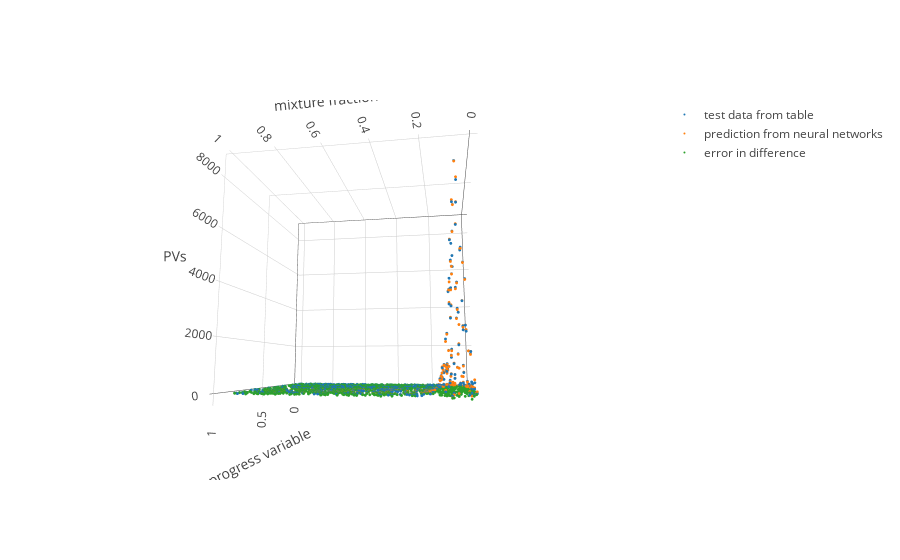

Write notebook code for a chart like this one.
### Markdown cell above
## interactive plot

### Code cell
#@title Default title text
species = 'PVs' #@param {type:"string"}

# configure_plotly_browser_state()
# init_notebook_mode(connected=False)

df_t=df_test.loc[df_test['zeta']==zeta_level[1]].sample(frac=0.5)
# df_p=df_pred.loc[df_pred['zeta']==zeta_level[1]].sample(frac=0.1)
df_p=df_pred.loc[df_t.index]
error=df_p[species]-df_t[species]

fig_db = {
    'data': [       
        {'name':'test data from table',
         'x': df_t['f'],
         'y': df_t['pv'],
         'z': df_t[species],
         'type':'scatter3d', 
        'mode': 'markers',
          'marker':{
              'size':1
          }
        },
        {'name':'prediction from neural networks',
         'x': df_p['f'],
         'y': df_p['pv'],
         'z': df_p[species],
         'type':'scatter3d', 
        'mode': 'markers',
          'marker':{
              'size':1
          },
        },
        {'name':'error in difference',
         'x': df_p['f'],
         'y': df_p['pv'],
         'z': error,
         'type':'scatter3d', 
         'mode': 'markers',
          'marker':{
              'size':1
          },
         }       
    ],
    'layout': {
        'scene':{
            'xaxis': {'title':'mixture fraction'},
            'yaxis': {'title':'progress variable'},
            'zaxis': {'title': species}
                 }
    }
}
# iplot(fig_db, filename='multiple-scatter')
iplot(fig_db)

### Figure 1 — Plotly figure (JSON) as saved in the notebook; plotly's stock layout.template omitted (floating-point values rounded to 4 significant figures; data arrays with more than 128 entries replaced by an {"elided": "..."} marker saying what was removed)
{"data": [{"marker": {"size": 1}, "mode": "markers", "name": "test data from table", "type": "scatter3d", "uid": "ea2546fc-d534-4caf-ad7e-94118df1e789", "visible": true, "x": {"elided": "1232 float values"}, "y": {"elided": "1232 float values"}, "z": {"elided": "1232 float values"}}, {"marker": {"size": 1}, "mode": "markers", "name": "prediction from neural networks", "type": "scatter3d", "uid": "1fc1ae8e-1a04-47ff-bc78-07fb5b074ea9", "visible": true, "x": {"elided": "1232 float values"}, "y": {"elided": "1232 float values"}, "z": {"elided": "1232 float values"}}, {"marker": {"size": 1}, "mode": "markers", "name": "error in difference", "type": "scatter3d", "uid": "5df1adde-322d-4525-a9b5-d9861f4fdde5", "x": {"elided": "1232 float values"}, "y": {"elided": "1232 float values"}, "z": {"elided": "1232 float values"}}], "layout": {"autosize": true, "scene": {"aspectmode": "auto", "aspectratio": {"x": 1, "y": 1, "z": 1}, "camera": {"center": {"x": 0, "y": 0, "z": 0}, "eye": {"x": -0.3646, "y": 2.105, "z": -0.3518}, "up": {"x": 0, "y": 0, "z": 1}}, "xaxis": {"title": {"text": "mixture fraction"}, "type": "linear"}, "yaxis": {"title": {"text": "progress variable"}, "type": "linear"}, "zaxis": {"title": {"text": "PVs"}, "type": "linear"}}}}
